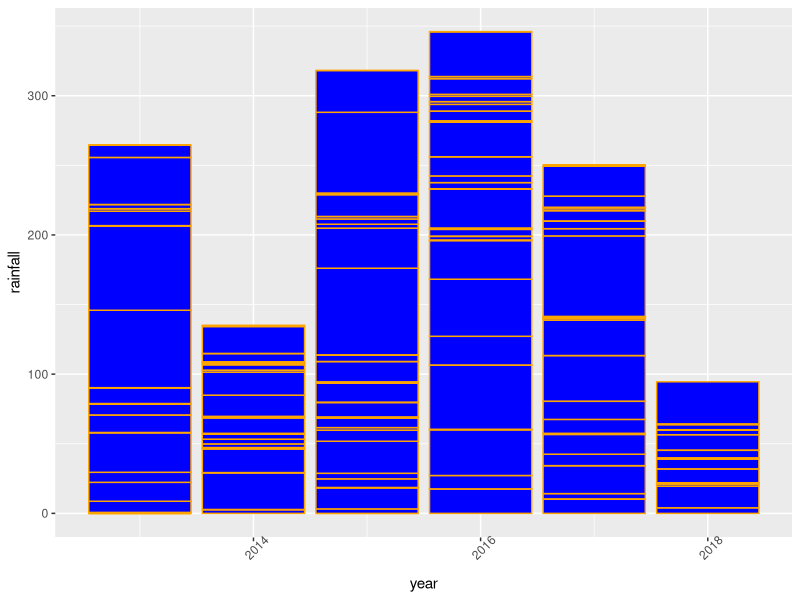

Source code (R):
## ---- chunk 1
# rachael cooper
beaches <- read.csv("beaches.csv")
## ---- chunk 2
library(ggplot2)
library(dplyr)

beaches<-beaches%>%na.omit()%>%group_by(year)
ggplot(beaches, aes(x=year, y=rainfall))+geom_bar(stat='identity', colour="orange", fill="blue") + theme(axis.text.x =element_text(angle = 45))
